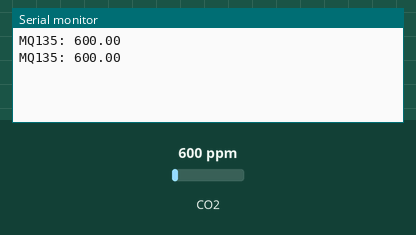
This sketch was run on a simulated Arduino Uno, built with avr-gcc and run on an emulated ATmega328P. On the bench: the last lines printed to the serial monitor. The inputs (shaded band) are chosen by the test bench; at power-on: CO2 600 ppm.

Above: at 2.8 s.
2.9 s: CO2 set to 452 ppm
At 4.4 s:
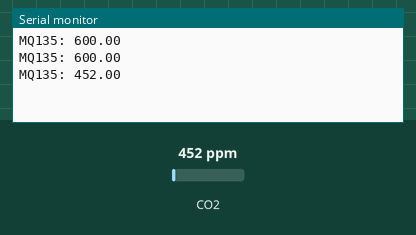
5.6 s: CO2 set to 1050 ppm
At 7.2 s:
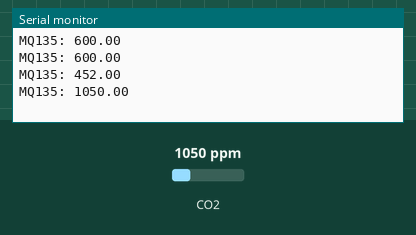
Timing chart, 0 to 8.7 s (numbered marks = the images above; inputs shaded):
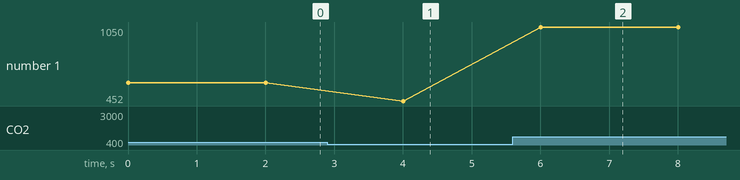

Measured:
- after the input at 2.9 s, the serial monitor: prints a new line after 1.1 s (image 1)
- after the input at 5.6 s, the serial monitor: prints a new line after 0.40 s (image 2)
- plotted number 1: 600 → 452 after the input at 2.9 s, 452 → 1050 after the input at 5.6 s

The sketch:

mq135_test.ino
```cpp
#include <MQ135.h>

#define mq135_pin A2
MQ135 gasSensor = MQ135(A1);// MQ135 digital pin connected to pin number A2
float ppm=0;
void setup() {
  Serial.begin(115200);
  float rzero = gasSensor.getRZero();
}

void loop() {
  // put your main code here, to run repeatedly:
  ppm = gasSensor.getPPM();
  Serial.print("MQ135: ");
  Serial.println(ppm);
  delay(2000);
}
```
